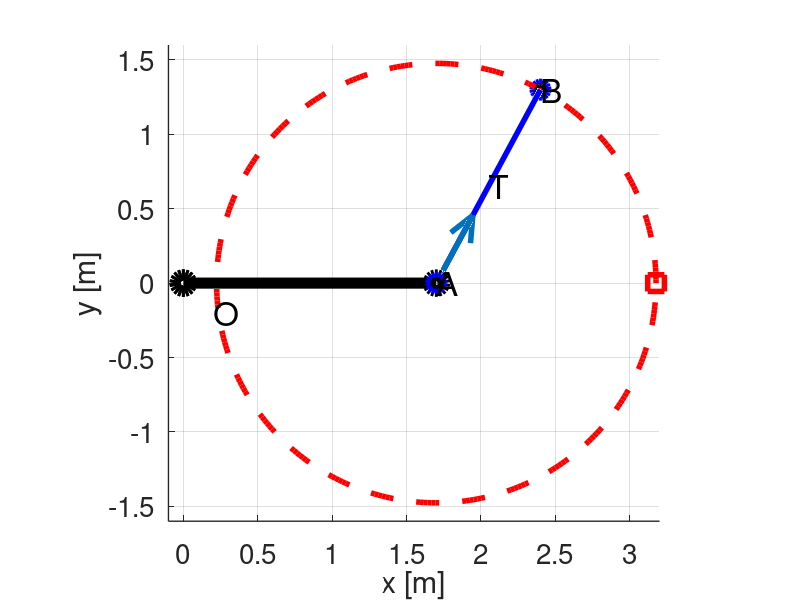
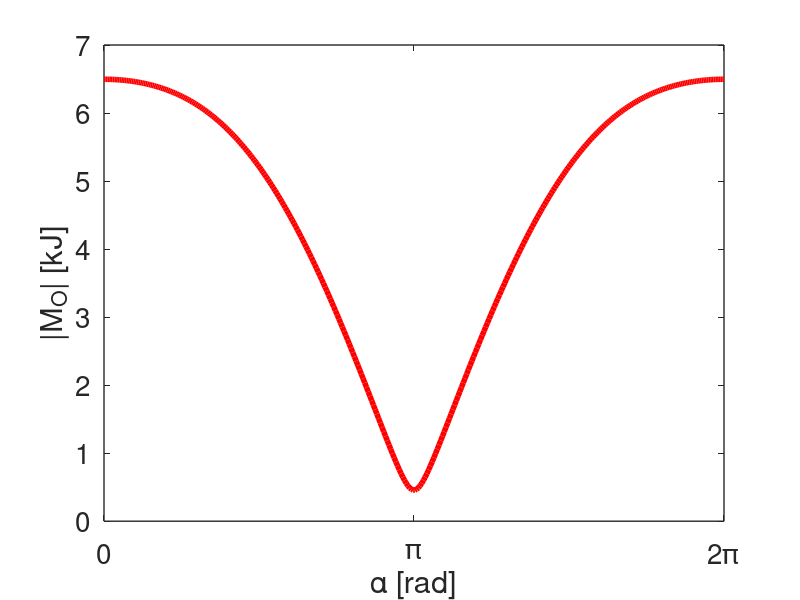

Here is the MATLAB script that generated these plots, in order:
% Ejercicio: mec�nica vectorial
%
% Una estructura r�gida con forma de L (brazo) se carga en el extremo libre 
% mediante un tensor como se muestra en la figura (ver apuntes de clase).
% La tensi�n en el cable se puede ajustar hasta un valor m�ximo de 2.5kN. 
%
% Determinar, con OCTAVE, el momento M=r x T respecto al punto O que produce
% la tensi�n del cable, que act�a en el punto A, y la magnitud de ese momento.
%
% Se desea conocer como afecta la magnitud del momento torsor M la posici�n B
% sobre el plano xy, en la cual es fijado el cable si se mantiene constante la
% longitud del cable.
%
% 1) Grafique el sistema que debe ser analizado
% 2) Determine las posiciciones de B en las que se logra el min(M) y max(M).
% 3) Grafique la norma de M en funci�n del �ngulo alfa=[0,2pi] que parametriza
%    la posici�n de B en el plano xy.

%coordenadas del "brazo" donde se fija el tensor
brazo = [0.0,0.0,0.0; 
         0.0,0.0,2.1;
         1.7,0.0,2.1];
           

% El punto B se fija a una rueda de radio R=sqrt(1.3^2+0.7^2)
% ubicada en el plano xy (z=0).
% Definimos las posiciones del punto B como aquellos sobre un 
% c�rculo de radio R parametrizadas por alfa en [0,2pi];

Rten=sqrt(0.7^2+1.3^2);
alfa=linspace(0,2*pi,360)';
posB=Rten*[cos(alfa), sin(alfa),zeros(360,1)] + [1.7, 0, 0];

tenB=[1.7,0.0,2.1;
      2.4,1.3,0.0];
auxP=[1.7,0.0,2.1;
      1.7,0.0,0.0;
      2.4,1.3,0.0];
      
%=====================================================
% A continuaci�n se representa gr�ficamente el problema bajo
% estudio.
nB=[tenB(2,1)-tenB(1,1), tenB(2,2)-tenB(1,2), tenB(2,3)-tenB(1,3)];
nB=nB/norm(nB);

figure(1);clf
hold on
plot3(brazo(:,1),brazo(:,2),brazo(:,3),'ko-','markersize',12,'linewidth',8)
plot3( tenB(:,1), tenB(:,2), tenB(:,3),'bo-','markersize',12,'linewidth',4)
plot3( posB(:,1), posB(:,2), posB(:,3),'r--','linewidth',4)
plot3( posB(1,1), posB(1,2), posB(1,3),'rs','linewidth',4,'markersize',12)
plot3( auxP(:,1), auxP(:,2), auxP(:,3),'k--o','linewidth',3)
quiver3(tenB(1,1), tenB(1,2), tenB(1,3), nB(1), nB(2), nB(3), 'linewidth',4,'markersize',12)
hold off
text( 0.2,-0.2, 0.2,'O','fontsize',24)
text( 1.7, 0.0, 2.3,'A','fontsize',24)
text( 2.4, 1.3, 0.2,'B','fontsize',24)
text( mean(tenB(:,1)), mean(tenB(:,2)), mean(tenB(:,3)),'T','fontsize',24)
xlabel('x [m]','fontsize',20)
ylabel('y [m]','fontsize',20)
zlabel('z [m]','fontsize',20)
set(gca,'fontsize',20,'linewidth',1)
grid
box off
axis equal
xlim([-0.1,3.2])
ylim([-1.6,1.6])
zlim([-0.1,2.3])
fig1 = gcf ();
set(fig1, "numbertitle", "off", "name", "Mecánica Vectorial")

%Momento torsor en O realizado por la fuera T en 3 posiciones de B
rA=[1.7,0.0,2.1];
T1=2.5*( [1.7+Rten,   0,0]-rA )/norm( [1.7+Rten,   0,0]-rA );
T2=2.5*( [1.7     ,Rten,0]-rA )/norm( [1.7     ,Rten,0]-rA );
T3=2.5*( [1.7-Rten,   0,0]-rA )/norm( [1.7-Rten,   0,0]-rA );

nM1=norm(cross(rA,T1))
nM2=norm(cross(rA,T2))
nM3=norm(cross(rA,T3))


%=========================================================
% Calculamos y graficamos el momento torsor en O que realizado
% el cable tensor, T, parametrizado por el angulo alfa que determina
% la posicion del punto B en el plano xy.

T = 2.5; %norma de la tension en el cable en kN
Mnorm=zeros(360,1);

for i=1:360
  rB = posB(i,:);
  nT = (rB-rA)/norm(rB-rA);
  MOA= cross(rA,T*nT);
  Mnorm(i) = norm(MOA);
end

figure(2);clf
plot(alfa, Mnorm, 'r-', 'linewidth', 4)
xlabel('\alpha [rad]','fontsize',24)
ylabel('|M_O| [kJ]','fontsize',24)
xlim([0,2*pi])
set(gca,'fontsize',20,'linewidth',1,'xtick',[0,pi,2*pi],'xticklabel',['0';'\pi'; '2\pi'])
fig2 = gcf ();
set(fig2, "numbertitle", "off", "name", "Norma Momento Torsor en O")
